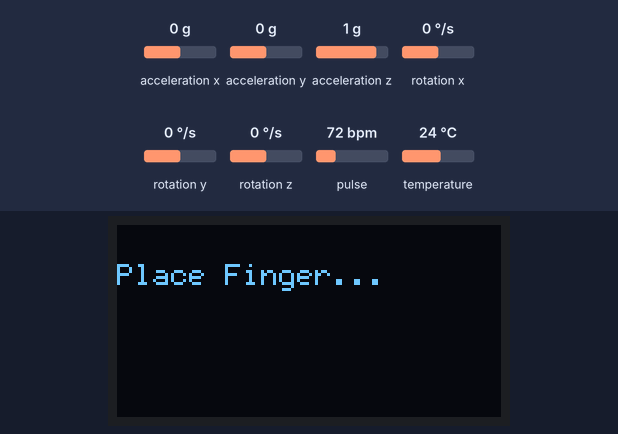
Simulated run of this sketch. Board: ESP32. Shown: 128×64 one-colour display. Inputs (shaded band) come from the test bench; at power-on: acceleration x 0 g, pulse 72 bpm, temperature 24 °C, acceleration y 0 g, acceleration z 1 g, rotation x 0 °/s, rotation y 0 °/s, rotation z 0 °/s. WiFi joins after 1.5 s; servers stay silent unless stated; no MQTT or app messages arrive unless stated.

Above: at 5.5 s.
6.7 s: acceleration x set to -1.4 g
At 11.1 s:
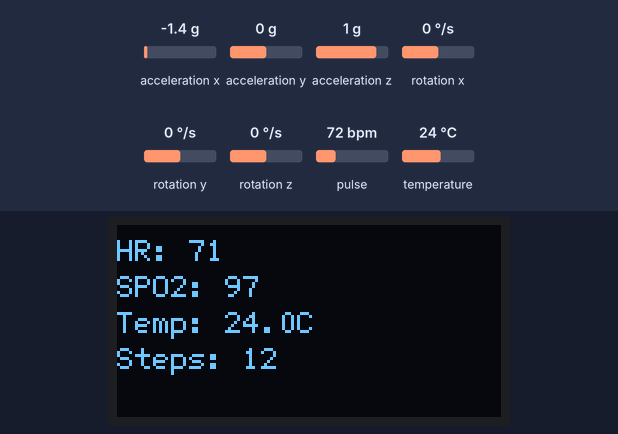
15.8 s: pulse set to 42 bpm
At 19.6 s:
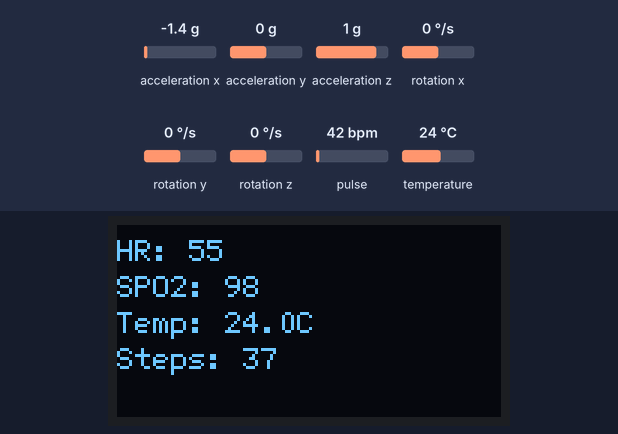
23.8 s: temperature set to 12 °C
At 26.8 s:
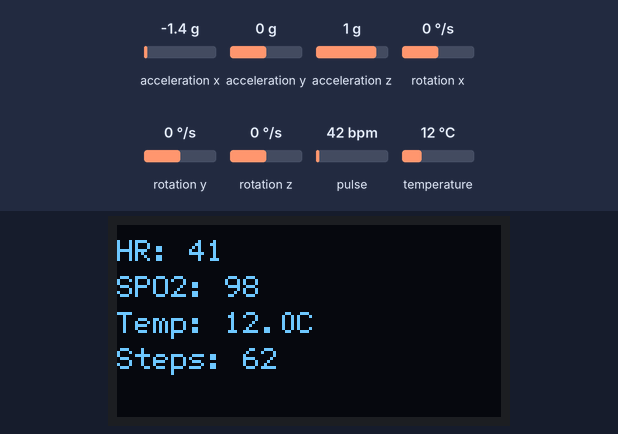
31.8 s: acceleration x set to 0 g
At 35.4 s:
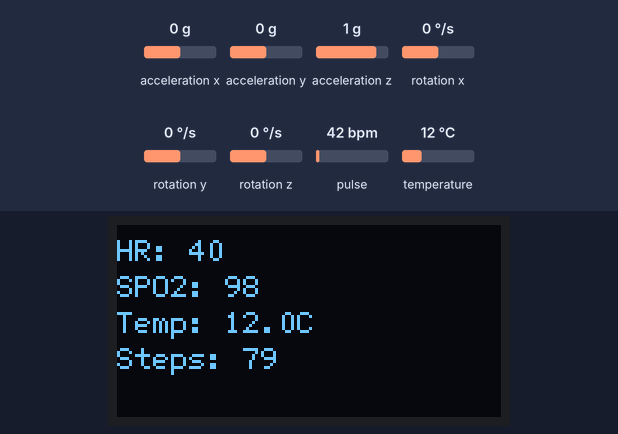
39.8 s: acceleration y set to -1.4 g
At 42.7 s:
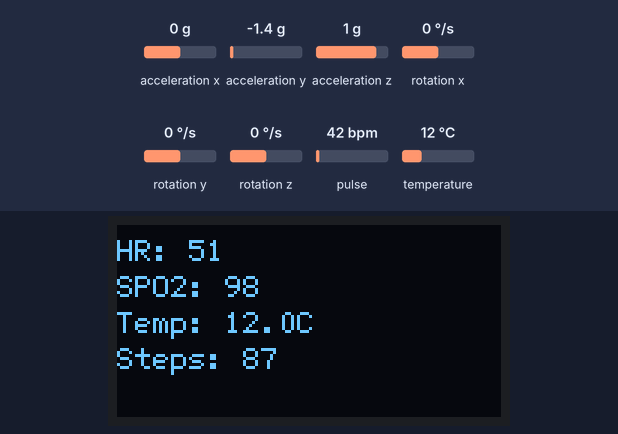
Timing chart, 0 to 44.2 s (numbered marks = the images above; inputs shaded):
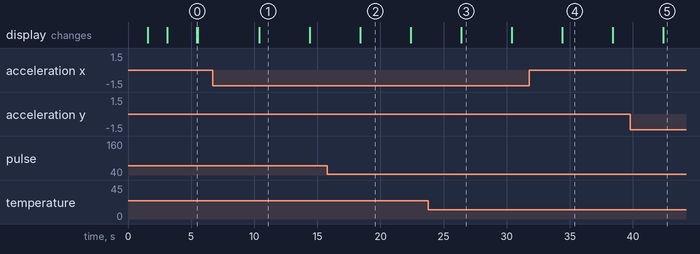

Measured:
- what the display in image 1 shows lasts 4.0 s, from 10.4 s to 14.4 s

The sketch:

esp32_max30102_mqtt.ino
```cpp
#include <Wire.h>
#include "MAX30105.h"
#include "spo2_algorithm.h"
#include "heartRate.h"
#include <WiFi.h>
#include <PubSubClient.h>
#include <U8g2lib.h>
#include <MPU6050_light.h>

//max30102
MAX30105 particleSensor;
uint32_t irBuffer[100], redBuffer[100];
int32_t bufferLength, spo2, heartRate;
int8_t validSPO2, validHeartRate;

//mpu6050
MPU6050 mpu(Wire);
unsigned long lastStep = 0;
int stepCount = 0;
float stepThreshold = 1.25;

//oled
U8G2_SH1106_128X64_NONAME_F_HW_I2C u8g2(U8G2_R0);

//wifi and mqtt
const char* ssid = "ifon";
const char* password = "niftylake";
const char* mqtt_server = "172.20.10.4";
const int mqtt_port = 1883;
const char* topic = "esp32/health";

WiFiClient espClient;
PubSubClient client(espClient); //for mqtt client handle

//oled show message
void showMessage(String msg) {
  u8g2.clearBuffer();
  u8g2.setFont(u8g2_font_6x12_tf);
  u8g2.setCursor(0, 20);
  u8g2.print(msg);
  u8g2.sendBuffer();
}

//wifi and mqtt setup
void connectWiFi() {
  showMessage("Connecting WiFi...");
  WiFi.begin(ssid, password);

  while (WiFi.status() != WL_CONNECTED) {
    delay(300);
  }

  showMessage("WiFi Connected!");
  delay(800);
}

void reconnectMQTT() {
  while (!client.connected()) {
    showMessage("Connecting MQTT...");
    if (client.connect("ESP32_MAX30102")) {
      showMessage("MQTT Connected!");
      delay(800);
      return;
    }

    //MQTT error code
    int err = client.state();
    Serial.print("MQTT Error: ");
    Serial.println(err);

    //display error on OLED
    u8g2.clearBuffer();
    u8g2.setFont(u8g2_font_6x12_tf);
    u8g2.setCursor(0, 12);
    u8g2.print("MQTT Failed!");

    u8g2.setCursor(0, 26);
    u8g2.print("Error Code: ");
    u8g2.print(err);

    u8g2.setCursor(0, 40);
    u8g2.print("Retrying...");

    u8g2.sendBuffer();
    delay(2000);
  }
}

//step detect
void detectSteps() {
  //read new data
  mpu.update();

  //overall acceleration magnitude
  float magnitude = sqrt(
    pow(mpu.getAccX(), 2) +
    pow(mpu.getAccY(), 2) +
    pow(mpu.getAccZ(), 2)
  );

  //if acceleration is greater than threshold and 300 milliseconds have passed before last step
  if (magnitude > stepThreshold && millis() - lastStep > 300) {
    stepCount++;
    //debounce timer reset
    lastStep = millis();
  }
}

//oled data printing
void displayOLED(int hr, int spo2Val, float temp, int steps) {
  u8g2.clearBuffer();
  u8g2.setFont(u8g2_font_6x12_tf);

  u8g2.setCursor(0, 12);
  u8g2.print("HR: ");
  u8g2.print(hr);

  u8g2.setCursor(0, 24);
  u8g2.print("SPO2: ");
  u8g2.print(spo2Val);

  u8g2.setCursor(0, 36);
  u8g2.print("Temp: ");
  u8g2.print(temp, 1);
  u8g2.print("C");

  u8g2.setCursor(0, 48);
  u8g2.print("Steps: ");
  u8g2.print(steps);

  u8g2.sendBuffer();
}

//setup
void setup() {
  Serial.begin(115200);
  Wire.begin(21, 22);    //i2c pins
  Wire.setClock(100000); //i2c clock setting

  u8g2.begin();

  //initialize max30102
  if (!particleSensor.begin(Wire, I2C_SPEED_FAST)) {
    showMessage("MAX30102 NOT FOUND!");
    while (1);
  }
  particleSensor.setup(80, 4, 2, 100, 411, 16384); //data reading values
  particleSensor.enableDIETEMPRDY();  //temperature sensor enable

  //initialize mpu6050
  showMessage("Initializing MPU...");
  if (mpu.begin() != 0) {
    showMessage("MPU ERROR!");
    while (1);
  }

  //calibrates the mpu when turning on
  mpu.calcOffsets();
  delay(500);

  //starting wifi and mqtt
  connectWiFi();
  client.setServer(mqtt_server, mqtt_port);

  delay(1500);
  showMessage("Place Finger...");
}

//loop
void loop() {
  if (!client.connected()) reconnectMQTT();
  client.loop();

  //mpu new data read
  mpu.update();
  detectSteps();

  //500 ms delay between readings
  static unsigned long lastSample = 0;
  if (millis() - lastSample < 500) {
    displayOLED(heartRate, spo2, particleSensor.readTemperature(), stepCount);
    return;
  }
  lastSample = millis();

  //buffer for the max30102 sensor
  bufferLength = 100;

  for (byte i = 0; i < bufferLength; i++) {
    while (!particleSensor.available()) particleSensor.check();

    //saving values in the buffer
    redBuffer[i] = particleSensor.getRed();
    irBuffer[i] = particleSensor.getIR();
    particleSensor.nextSample();

    //keeps counting during the hearbeat sampling
    mpu.update();
    detectSteps();
  }

  //calculates heartrate
  maxim_heart_rate_and_oxygen_saturation(
    irBuffer, bufferLength, redBuffer,
    &spo2, &validSPO2, &heartRate, &validHeartRate
  );

  float tempC = particleSensor.readTemperature();

  //creates payload and publishes to topic via pubsubclient
  if (validHeartRate && validSPO2) {
    String payload = "{";
    payload += "\"heartRate\":" + String(heartRate) + ",";
    payload += "\"spo2\":" + String(spo2) + ",";
    payload += "\"temperatureC\":" + String(tempC, 2) + ",";
    payload += "\"steps\":" + String(stepCount);
    payload += "}";
    client.publish(topic, payload.c_str());
  }

  displayOLED(heartRate, spo2, tempC, stepCount);
}
```

heartRate.cpp
```cpp
/*
 Optical Heart Rate Detection (PBA Algorithm)
 By: Nathan Seidle
 SparkFun Electronics
 Date: October 2nd, 2016

 Given a series of IR samples from the MAX30105 we discern when a heart beat is occurring

 Let's have a brief chat about what this code does. We're going to try to detect
 heart-rate optically. This is tricky and prone to give false readings. We really don't
 want to get anyone hurt so use this code only as an example of how to process optical
 data. Build fun stuff with our MAX30105 breakout board but don't use it for actual
 medical diagnosis.

 Excellent background on optical heart rate detection:
 http://www.ti.com/lit/an/slaa655/slaa655.pdf

 Good reading:
 http://www.techforfuture.nl/fjc_documents/mitrabaratchi-measuringheartratewithopticalsensor.pdf
 https://fruct.org/publications/fruct13/files/Lau.pdf

 This is an implementation of Maxim's PBA (Penpheral Beat Amplitude) algorithm. It's been
 converted to work within the Arduino framework.
*/

/* Copyright (C) 2016 Maxim Integrated Products, Inc., All Rights Reserved.
*
* Permission is hereby granted, free of charge, to any person obtaining a
* copy of this software and associated documentation files (the "Software"),
* to deal in the Software without restriction, including without limitation
* the rights to use, copy, modify, merge, publish, distribute, sublicense,
* and/or sell copies of the Software, and to permit persons to whom the
* Software is furnished to do so, subject to the following conditions:
*
* The above copyright notice and this permission notice shall be included
* in all copies or substantial portions of the Software.
*
* THE SOFTWARE IS PROVIDED "AS IS", WITHOUT WARRANTY OF ANY KIND, EXPRESS
* OR IMPLIED, INCLUDING BUT NOT LIMITED TO THE WARRANTIES OF
* MERCHANTABILITY, FITNESS FOR A PARTICULAR PURPOSE AND NONINFRINGEMENT.
* IN NO EVENT SHALL MAXIM INTEGRATED BE LIABLE FOR ANY CLAIM, DAMAGES
* OR OTHER LIABILITY, WHETHER IN AN ACTION OF CONTRACT, TORT OR OTHERWISE,
* ARISING FROM, OUT OF OR IN CONNECTION WITH THE SOFTWARE OR THE USE OR
* OTHER DEALINGS IN THE SOFTWARE.
*
* Except as contained in this notice, the name of Maxim Integrated
* Products, Inc. shall not be used except as stated in the Maxim Integrated
* Products, Inc. Branding Policy.
*
* The mere transfer of this software does not imply any licenses
* of trade secrets, proprietary technology, copyrights, patents,
* trademarks, maskwork rights, or any other form of intellectual
* property whatsoever. Maxim Integrated Products, Inc. retains all
* ownership rights.
*
*/

#include "heartRate.h"

int16_t IR_AC_Max = 20;
int16_t IR_AC_Min = -20;

int16_t IR_AC_Signal_Current = 0;
int16_t IR_AC_Signal_Previous;
int16_t IR_AC_Signal_min = 0;
int16_t IR_AC_Signal_max = 0;
int16_t IR_Average_Estimated;

int16_t positiveEdge = 0;
int16_t negativeEdge = 0;
int32_t ir_avg_reg = 0;

int16_t cbuf[32];
uint8_t offset = 0;

static const uint16_t FIRCoeffs[12] = {172, 321, 579, 927, 1360, 1858, 2390, 2916, 3391, 3768, 4012, 4096};

//  Heart Rate Monitor functions takes a sample value and the sample number
//  Returns true if a beat is detected
//  A running average of four samples is recommended for display on the screen.
bool checkForBeat(int32_t sample)
{
  bool beatDetected = false;

  //  Save current state
  IR_AC_Signal_Previous = IR_AC_Signal_Current;

  //This is good to view for debugging
  //Serial.print("Signal_Current: ");
  //Serial.println(IR_AC_Signal_Current);

  //  Process next data sample
  IR_Average_Estimated = averageDCEstimator(&ir_avg_reg, sample);
  IR_AC_Signal_Current = lowPassFIRFilter(sample - IR_Average_Estimated);

  //  Detect positive zero crossing (rising edge)
  if ((IR_AC_Signal_Previous < 0) & (IR_AC_Signal_Current >= 0))
  {

    IR_AC_Max = IR_AC_Signal_max; //Adjust our AC max and min
    IR_AC_Min = IR_AC_Signal_min;

    positiveEdge = 1;
    negativeEdge = 0;
    IR_AC_Signal_max = 0;

    //if ((IR_AC_Max - IR_AC_Min) > 100 & (IR_AC_Max - IR_AC_Min) < 1000)
    if ((IR_AC_Max - IR_AC_Min) > 20 & (IR_AC_Max - IR_AC_Min) < 1000)
    {
      //Heart beat!!!
      beatDetected = true;
    }
  }

  //  Detect negative zero crossing (falling edge)
  if ((IR_AC_Signal_Previous > 0) & (IR_AC_Signal_Current <= 0))
  {
    positiveEdge = 0;
    negativeEdge = 1;
    IR_AC_Signal_min = 0;
  }

  //  Find Maximum value in positive cycle
  if (positiveEdge & (IR_AC_Signal_Current > IR_AC_Signal_Previous))
  {
    IR_AC_Signal_max = IR_AC_Signal_Current;
  }

  //  Find Minimum value in negative cycle
  if (negativeEdge & (IR_AC_Signal_Current < IR_AC_Signal_Previous))
  {
    IR_AC_Signal_min = IR_AC_Signal_Current;
  }

  return(beatDetected);
}

//  Average DC Estimator
int16_t averageDCEstimator(int32_t *p, uint16_t x)
{
  *p += ((((long) x << 15) - *p) >> 4);
  return (*p >> 15);
}

//  Low Pass FIR Filter
int16_t lowPassFIRFilter(int16_t din)
{
  cbuf[offset] = din;

  int32_t z = mul16(FIRCoeffs[11], cbuf[(offset - 11) & 0x1F]);

  for (uint8_t i = 0 ; i < 11 ; i++)
  {
    z += mul16(FIRCoeffs[i], cbuf[(offset - i) & 0x1F] + cbuf[(offset - 22 + i) & 0x1F]);
  }

  offset++;
  offset %= 32; //Wrap condition

  return(z >> 15);
}

//  Integer multiplier
int32_t mul16(int16_t x, int16_t y)
{
  return((long)x * (long)y);
}
```

heartRate.h
```cpp
/*
 Optical Heart Rate Detection (PBA Algorithm)
 By: Nathan Seidle
 SparkFun Electronics
 Date: October 2nd, 2016

 Given a series of IR samples from the MAX30105 we discern when a heart beat is occurring

 Let's have a brief chat about what this code does. We're going to try to detect
 heart-rate optically. This is tricky and prone to give false readings. We really don't
 want to get anyone hurt so use this code only as an example of how to process optical
 data. Build fun stuff with our MAX30105 breakout board but don't use it for actual
 medical diagnosis.

 Excellent background on optical heart rate detection:
 http://www.ti.com/lit/an/slaa655/slaa655.pdf

 Good reading:
 http://www.techforfuture.nl/fjc_documents/mitrabaratchi-measuringheartratewithopticalsensor.pdf
 https://fruct.org/publications/fruct13/files/Lau.pdf

 This is an implementation of Maxim's PBA (Penpheral Beat Amplitude) algorithm. It's been
 converted to work within the Arduino framework.
*/

/* Copyright (C) 2016 Maxim Integrated Products, Inc., All Rights Reserved.
*
* Permission is hereby granted, free of charge, to any person obtaining a
* copy of this software and associated documentation files (the "Software"),
* to deal in the Software without restriction, including without limitation
* the rights to use, copy, modify, merge, publish, distribute, sublicense,
* and/or sell copies of the Software, and to permit persons to whom the
* Software is furnished to do so, subject to the following conditions:
*
* The above copyright notice and this permission notice shall be included
* in all copies or substantial portions of the Software.
*
* THE SOFTWARE IS PROVIDED "AS IS", WITHOUT WARRANTY OF ANY KIND, EXPRESS
* OR IMPLIED, INCLUDING BUT NOT LIMITED TO THE WARRANTIES OF
* MERCHANTABILITY, FITNESS FOR A PARTICULAR PURPOSE AND NONINFRINGEMENT.
* IN NO EVENT SHALL MAXIM INTEGRATED BE LIABLE FOR ANY CLAIM, DAMAGES
* OR OTHER LIABILITY, WHETHER IN AN ACTION OF CONTRACT, TORT OR OTHERWISE,
* ARISING FROM, OUT OF OR IN CONNECTION WITH THE SOFTWARE OR THE USE OR
* OTHER DEALINGS IN THE SOFTWARE.
*
* Except as contained in this notice, the name of Maxim Integrated
* Products, Inc. shall not be used except as stated in the Maxim Integrated
* Products, Inc. Branding Policy.
*
* The mere transfer of this software does not imply any licenses
* of trade secrets, proprietary technology, copyrights, patents,
* trademarks, maskwork rights, or any other form of intellectual
* property whatsoever. Maxim Integrated Products, Inc. retains all
* ownership rights.
*
*/

#if (ARDUINO >= 100)
 #include "Arduino.h"
#else
 #include "WProgram.h"
#endif

bool checkForBeat(int32_t sample);
int16_t averageDCEstimator(int32_t *p, uint16_t x);
int16_t lowPassFIRFilter(int16_t din);
int32_t mul16(int16_t x, int16_t y);
```

spo2_algorithm.h
```cpp
/** \file algorithm.h ******************************************************
*
* Project: MAXREFDES117#
* Filename: algorithm.h
* Description: This module is the heart rate/SpO2 calculation algorithm header file
*
* Revision History:
*\n 1-18-2016 Rev 01.00 SK Initial release.
*\n
*
* --------------------------------------------------------------------
*
* This code follows the following naming conventions:
*
*\n char              ch_pmod_value
*\n char (array)      s_pmod_s_string[16]
*\n float             f_pmod_value
*\n int32_t           n_pmod_value
*\n int32_t (array)   an_pmod_value[16]
*\n int16_t           w_pmod_value
*\n int16_t (array)   aw_pmod_value[16]
*\n uint16_t          uw_pmod_value
*\n uint16_t (array)  auw_pmod_value[16]
*\n uint8_t           uch_pmod_value
*\n uint8_t (array)   auch_pmod_buffer[16]
*\n uint32_t          un_pmod_value
*\n int32_t *         pn_pmod_value
*
* ------------------------------------------------------------------------- */
/*******************************************************************************
* Copyright (C) 2015 Maxim Integrated Products, Inc., All Rights Reserved.
*
* Permission is hereby granted, free of charge, to any person obtaining a
* copy of this software and associated documentation files (the "Software"),
* to deal in the Software without restriction, including without limitation
* the rights to use, copy, modify, merge, publish, distribute, sublicense,
* and/or sell copies of the Software, and to permit persons to whom the
* Software is furnished to do so, subject to the following conditions:
*
* The above copyright notice and this permission notice shall be included
* in all copies or substantial portions of the Software.
*
* THE SOFTWARE IS PROVIDED "AS IS", WITHOUT WARRANTY OF ANY KIND, EXPRESS
* OR IMPLIED, INCLUDING BUT NOT LIMITED TO THE WARRANTIES OF
* MERCHANTABILITY, FITNESS FOR A PARTICULAR PURPOSE AND NONINFRINGEMENT.
* IN NO EVENT SHALL MAXIM INTEGRATED BE LIABLE FOR ANY CLAIM, DAMAGES
* OR OTHER LIABILITY, WHETHER IN AN ACTION OF CONTRACT, TORT OR OTHERWISE,
* ARISING FROM, OUT OF OR IN CONNECTION WITH THE SOFTWARE OR THE USE OR
* OTHER DEALINGS IN THE SOFTWARE.
*
* Except as contained in this notice, the name of Maxim Integrated
* Products, Inc. shall not be used except as stated in the Maxim Integrated
* Products, Inc. Branding Policy.
*
* The mere transfer of this software does not imply any licenses
* of trade secrets, proprietary technology, copyrights, patents,
* trademarks, maskwork rights, or any other form of intellectual
* property whatsoever. Maxim Integrated Products, Inc. retains all
* ownership rights.
*******************************************************************************
*/
#ifndef SPO2_ALGORITHM_H_
#define SPO2_ALGORITHM_H_

#include <Arduino.h>

#define FreqS 25    //sampling frequency
#define BUFFER_SIZE (FreqS * 4)
#define MA4_SIZE 4 // DONOT CHANGE
//#define min(x,y) ((x) < (y) ? (x) : (y)) //Defined in Arduino.h

//uch_spo2_table is approximated as  -45.060*ratioAverage* ratioAverage + 30.354 *ratioAverage + 94.845 ;
const uint8_t uch_spo2_table[184]={ 95, 95, 95, 96, 96, 96, 97, 97, 97, 97, 97, 98, 98, 98, 98, 98, 99, 99, 99, 99,
              99, 99, 99, 99, 100, 100, 100, 100, 100, 100, 100, 100, 100, 100, 100, 100, 100, 100, 100, 100,
              100, 100, 100, 100, 99, 99, 99, 99, 99, 99, 99, 99, 98, 98, 98, 98, 98, 98, 97, 97,
              97, 97, 96, 96, 96, 96, 95, 95, 95, 94, 94, 94, 93, 93, 93, 92, 92, 92, 91, 91,
              90, 90, 89, 89, 89, 88, 88, 87, 87, 86, 86, 85, 85, 84, 84, 83, 82, 82, 81, 81,
              80, 80, 79, 78, 78, 77, 76, 76, 75, 74, 74, 73, 72, 72, 71, 70, 69, 69, 68, 67,
              66, 66, 65, 64, 63, 62, 62, 61, 60, 59, 58, 57, 56, 56, 55, 54, 53, 52, 51, 50,
              49, 48, 47, 46, 45, 44, 43, 42, 41, 40, 39, 38, 37, 36, 35, 34, 33, 31, 30, 29,
              28, 27, 26, 25, 23, 22, 21, 20, 19, 17, 16, 15, 14, 12, 11, 10, 9, 7, 6, 5,
              3, 2, 1 } ;
static  int32_t an_x[ BUFFER_SIZE]; //ir
static  int32_t an_y[ BUFFER_SIZE]; //red


#if defined(__AVR_ATmega328P__) || defined(__AVR_ATmega168__)
//Arduino Uno doesn't have enough SRAM to store 100 samples of IR led data and red led data in 32-bit format
//To solve this problem, 16-bit MSB of the sampled data will be truncated.  Samples become 16-bit data.
void maxim_heart_rate_and_oxygen_saturation(uint16_t *pun_ir_buffer, int32_t n_ir_buffer_length, uint16_t *pun_red_buffer, int32_t *pn_spo2, int8_t *pch_spo2_valid, int32_t *pn_heart_rate, int8_t *pch_hr_valid);
#else
void maxim_heart_rate_and_oxygen_saturation(uint32_t *pun_ir_buffer, int32_t n_ir_buffer_length, uint32_t *pun_red_buffer, int32_t *pn_spo2, int8_t *pch_spo2_valid, int32_t *pn_heart_rate, int8_t *pch_hr_valid);
#endif

void maxim_find_peaks(int32_t *pn_locs, int32_t *n_npks,  int32_t  *pn_x, int32_t n_size, int32_t n_min_height, int32_t n_min_distance, int32_t n_max_num);
void maxim_peaks_above_min_height(int32_t *pn_locs, int32_t *n_npks,  int32_t  *pn_x, int32_t n_size, int32_t n_min_height);
void maxim_remove_close_peaks(int32_t *pn_locs, int32_t *pn_npks, int32_t *pn_x, int32_t n_min_distance);
void maxim_sort_ascend(int32_t  *pn_x, int32_t n_size);
void maxim_sort_indices_descend(int32_t  *pn_x, int32_t *pn_indx, int32_t n_size);

#endif /* ALGORITHM_H_ */
```

Source omitted: spo2_algorithm.cpp (12309 bytes)
